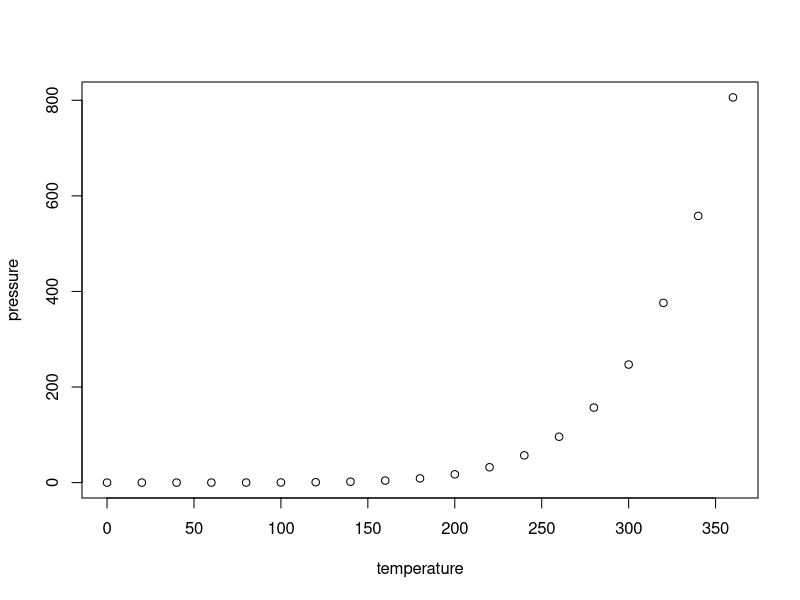
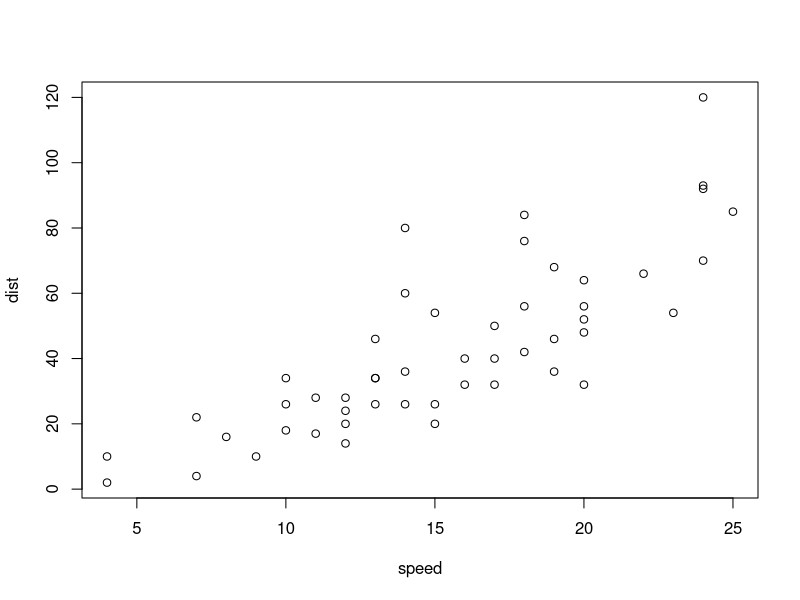
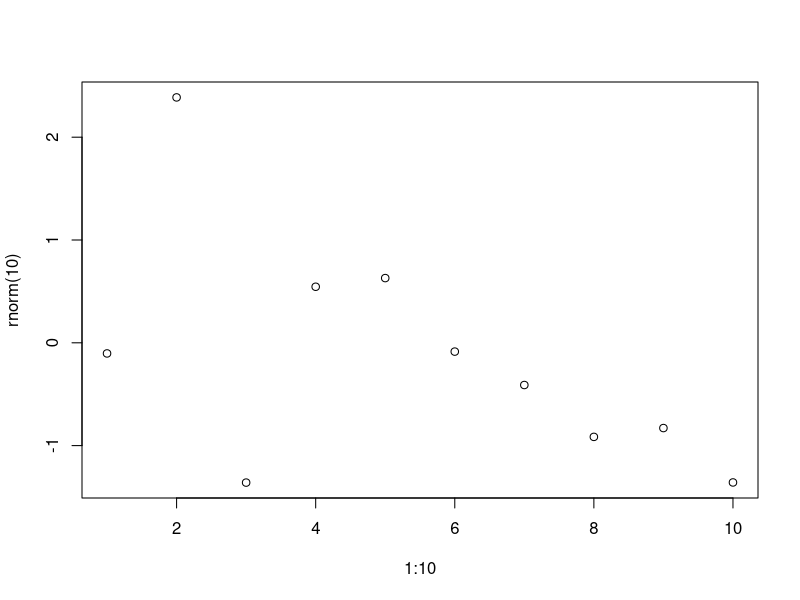
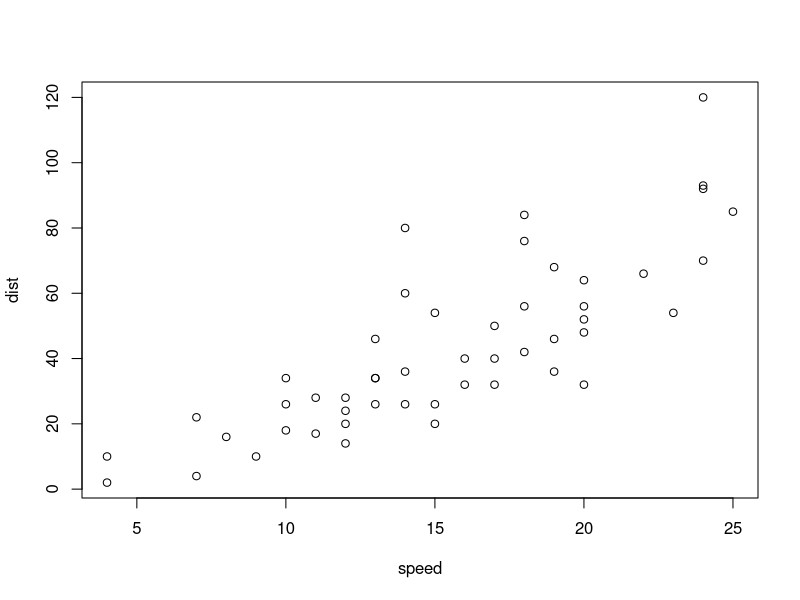
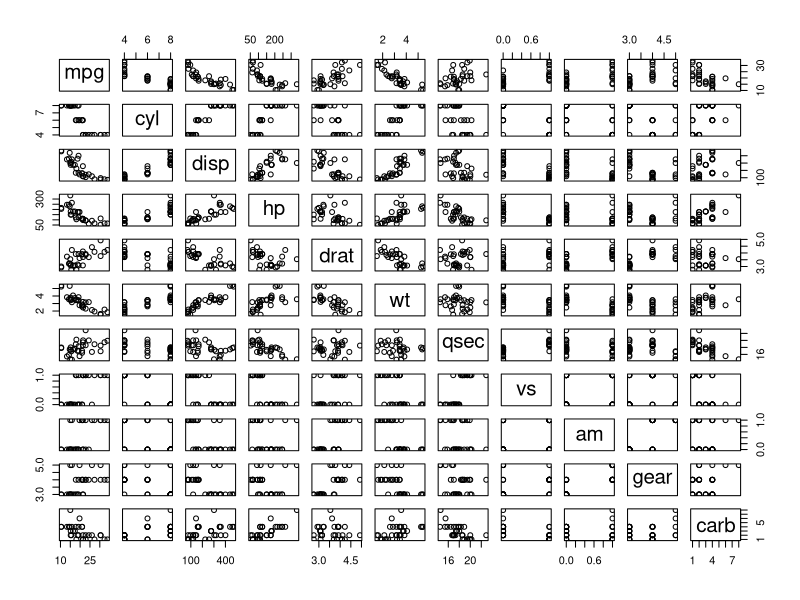
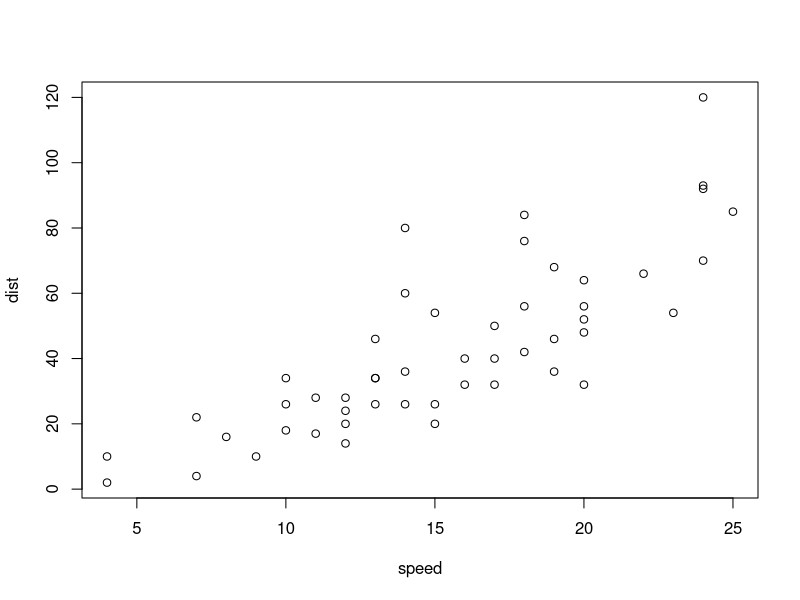
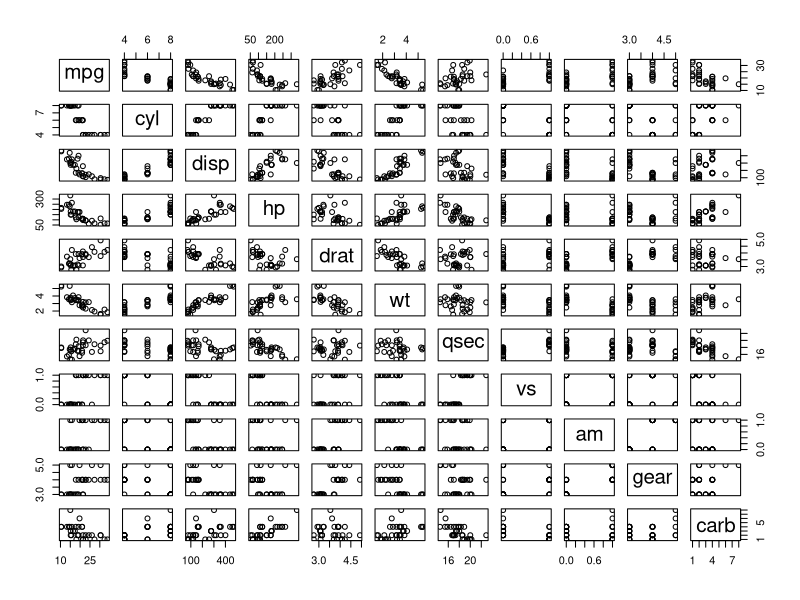
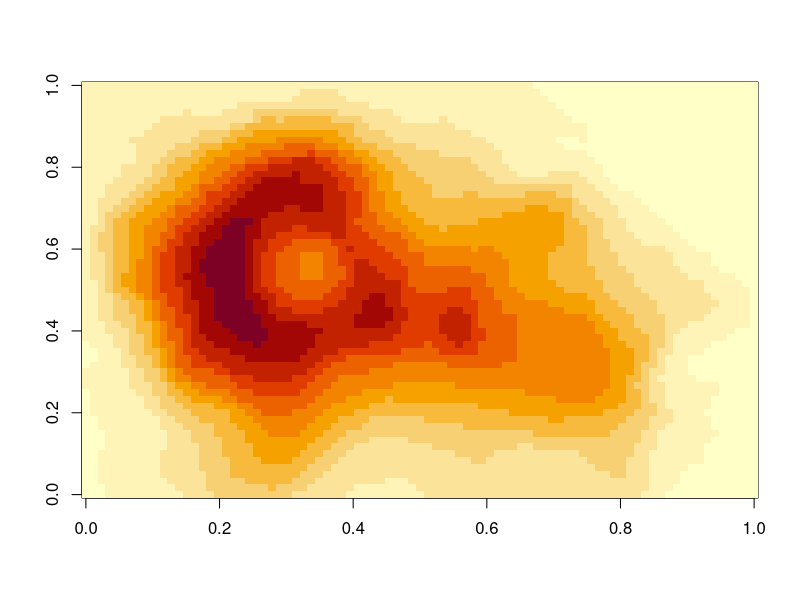

The R script that drew these images, in order:
## ---- chunk 1
#| panzoom: true
#| label: fig-r-sub
#| layout-ncol: 2
#| fig-alt:
#|   - "Scatter plot of vapor pressure rising steeply with temperature"
#|   - "Scatter plot of stopping distance against speed for 50 cars"
#| fig-cap: >-
#|   Vapor pressure of mercury, and stopping distances of cars.
#| fig-subcap: ["Pressure", "Cars"]

plot(pressure)
plot(cars)
## ---- chunk 2
#| panzoom: true
#| lightbox:
#|   group: r-graph
#|   description: Ten random points.
#| fig-alt: "Scatter plot of ten random points"
#| fig-cap: >-
#|   Ten random points against their index.

plot(1:10, rnorm(10))
## ---- chunk 3
#| lightbox:
#|   group: r-graph
#|   description: Stopping distance against speed.
#| fig-alt: "Scatter plot of stopping distance against speed for 50 cars"
#| fig-cap: "Stopping distance against speed for 50 cars."

plot(cars)
## ---- chunk 4
#| panzoom: true
#| lightbox:
#|   group: cars
#|   description:
#|     - The mtcars data, each variable against every other.
#|     - Stopping distance against speed.
#| fig-alt:
#|   - >-
#|     Scatterplot matrix of the mtcars data, each variable plotted against
#|     every other
#|   - "Scatter plot of stopping distance against speed for 50 cars"
#| fig-cap:
#|   - "The mtcars data, each variable plotted against every other."
#|   - "Stopping distance against speed for 50 cars."

plot(mtcars)
plot(cars)
## ---- chunk 5
#| lightbox: false
#| fig-alt: >-
#|   Scatterplot matrix of the mtcars data, each variable plotted against every
#|   other
#| fig-cap: "The mtcars data, each variable plotted against every other."

plot(mtcars)
## ---- chunk 6
#| label: fig-plain
#| fig-alt: >-
#|   Heat map of the Maunga Whau volcano's heights, in yellow, orange, and red
#| fig-cap: >-
#|   Heights of Maunga Whau (Mount Eden), from pale yellow (low) to dark red
#|   (high).

image(z = volcano)
